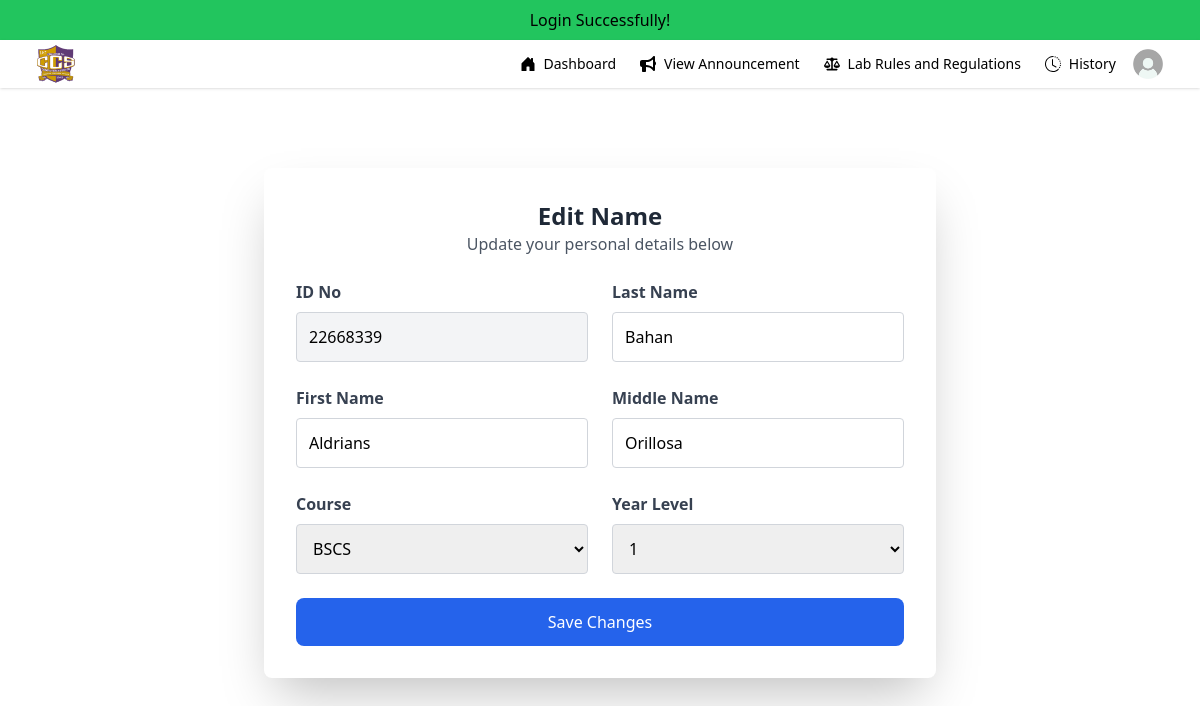
Screenshot of /user/name.php (signed in) with the database file from the repository.
### tables this page shows
CREATE TABLE `students` (
  `id` int(20) NOT NULL,
  `idno` int(20) NOT NULL,
  `lastname` varchar(50) NOT NULL,
  `firstname` varchar(50) NOT NULL,
  `midname` varchar(50) NOT NULL,
  `course` enum('BSIT','BSCS') NOT NULL,
  `year` int(9) NOT NULL,
  `username` varchar(50) NOT NULL,
  `password` varchar(50) NOT NULL,
  `profile` varchar(225) NOT NULL,
  `session` int(30) NOT NULL DEFAULT 30
);

### database/authenticator.php (called while the page is built, shortened)
<?php
include "connector.php";
$idno = $_SESSION["idno"];
$result = mysqli_query($mysql, "SELECT * FROM students WHERE idno = '$idno'");
$row = mysqli_fetch_assoc($result);
if($row){
    $idno = $row['idno'];
    $lastname = $row['lastname'];
    $firstname = $row['firstname'];
    $midname = $row['midname'];
    $course = $row['course'];
    $year = $row['year'];
}
?>

### user/name.php (the view, shortened to what this page needs)
<?php
include "../user/nav.php";
include "../database/connector.php";
include "../database/authenticator.php";
?>
<!DOCTYPE html>
<html lang="en">
<head>
    <script src="https://cdn.tailwindcss.com"></script>
</head>
<body class="bg-gray-100">
    <div class="flex items-center justify-center pt-20">
        <form action="name.php" method="post" class="bg-white shadow-2xl rounded-lg w-full max-w-2xl p-8">
            <div class="text-center mb-6">
                <h1 class="text-2xl font-bold text-gray-800">Edit Name</h1>
                <p class="text-gray-600">Update your personal details below</p>
            </div>
            <div class="grid grid-cols-2 gap-6">
                <div>
                    <label class="block text-gray-700 font-semibold mb-2">ID No</label>
                    <input type="text" name="idno" placeholder="ID Number" value="<?php echo $idno ?>"
                        class="w-full border border-gray-300 p-3 rounded bg-gray-100" readonly>
                </div>
                <div>
                    <label class="block text-gray-700 font-semibold mb-2">Last Name</label>
                    <input type="text" name="lastname" placeholder="Last Name" value="<?php echo $lastname ?>"
                        class="w-full border border-gray-300 p-3 rounded focus:outline-none focus:ring-2 focus:ring-blue-400" required>
                </div>
                <div>
                    <label class="block text-gray-700 font-semibold mb-2">First Name</label>
                    <input type="text" name="firstname" placeholder="First Name" value="<?php echo $firstname ?>"
                        class="w-full border border-gray-300 p-3 rounded focus:outline-none focus:ring-2 focus:ring-blue-400" required>
                </div>
                <div>
                    <label class="block text-gray-700 font-semibold mb-2">Middle Name</label>
                    <input type="text" name="midname" placeholder="Middle Name" value="<?php echo $midname ?>"
                        class="w-full border border-gray-300 p-3 rounded focus:outline-none focus:ring-2 focus:ring-blue-400" required>
                </div>
                <div>
                    <label class="block text-gray-700 font-semibold mb-2">Course</label>
                    <select name="course"
                        class="w-full border border-gray-300 p-3 rounded focus:outline-none focus:ring-2 focus:ring-blue-400" required>
                        <option value="2" <?php echo ($course == 'BSCS') ? 'selected' : ''; ?>>BSCS</option>
                    </select>
                </div>
                <div>
                    <label class="block text-gray-700 font-semibold mb-2">Year Level</label>
                    <select name="year"
                        class="w-full border border-gray-300 p-3 rounded focus:outline-none focus:ring-2 focus:ring-blue-400" required>
                        <option value="1" <?php echo ($year == '1') ? 'selected' : ''; ?>>1</option>
                    </select>
                </div>
            </div>
            <div class="mt-6">
                <button type="submit" name="update"
                    class="w-full bg-blue-600 text-white py-3 rounded-lg hover:bg-blue-700 transition">
                    Save Changes
                </button>
            </div>
        </form>
    </div>
</body>
</html>

### user/nav.php (shortened to what this page needs)
<?php
include "../database/connector.php";
$idno = $_SESSION["idno"];
$result = mysqli_query($mysql, "SELECT `profile` FROM students WHERE idno = '$idno'");
$row = mysqli_fetch_assoc($result);
if($row){
    $profile = $row["profile"];
}
?>
<!DOCTYPE html>
<html lang="en" class="h-full">
<head>
    <script src="https://cdn.tailwindcss.com"></script>
</head>
<body class="bg-white font-sans ">
    <?php if(isset($_SESSION["success"])): ?>
        <div class="bg-green-500 text-black p-2 text-center">
            <?php
               echo $_SESSION['success'];
            ?>
        </div>
    <?php endif; ?>
<div class="min-h-full">
    <nav class="shadow">
        <div class="px-4 sm:px-6 lg:px-8">
            <div class="flex items-center justify-between">
                <div class="flex items-center">
                    <a href="#">
                        <img src="../images/ccs.jpg" alt="Logo" class="size-12">
                    </a>
                </div>
                <div class="flex items-center ml-auto">
                    <div class="hidden md:flex">
                        <a href="dashboard.php" class="nav-link flex items-center justify-center h-12 px-3 py-2 text-sm font-medium text-black hover:text-blue-700 transition duration-300">
                            Dashboard
                        </a>
                        <a href="#" class="nav-link flex items-center justify-center h-12 px-3 py-2 text-sm font-medium  hover:text-blue-700 transition duration-300">
                            View Announcement
                        </a>
                        <a href="#" class="nav-link flex items-center justify-center h-12 px-3 py-2 text-sm font-medium text-black hover:text-blue-700 transition duration-300">
                            Lab Rules and Regulations
                        </a>
                        <a href="history.php" class="nav-link flex items-center justify-center h-12 px-3 py-2 text-sm font-medium text-black hover:text-blue-700 transition duration-300">
                            History
                        </a>
                    </div>
                    <div class="relative">
                        <button id="profileMenu" class="flex items-center rounded-full bg-black-200 p-1 focus:ring-1 focus:ring-black">
                            <img class="size-8  rounded-full" src="../uploads/<?php echo $profile; ?>" alt="">
                        </button>
                    </div>
                </div>
            </div>
        </div>
    </nav>
</div>
</body>
</html>

### user/nav.php (style rules this page uses)
.nav-link { position: relative; display: inline-block; text-decoration: none; }
.nav-link::after { content: ''; position: absolute; width: 0; height: 2px; background-color: blue; bottom: 0; left: 0; transition: width 0.3s ease-in-out; }

### rows the page displays
students: profile (picture), idno "22668339", lastname "Bahan", firstname "Aldrians", midname "Orillosa", course "BSCS", year "1"

### other values shown
$_SESSION['success'] "Login Successfully!"
